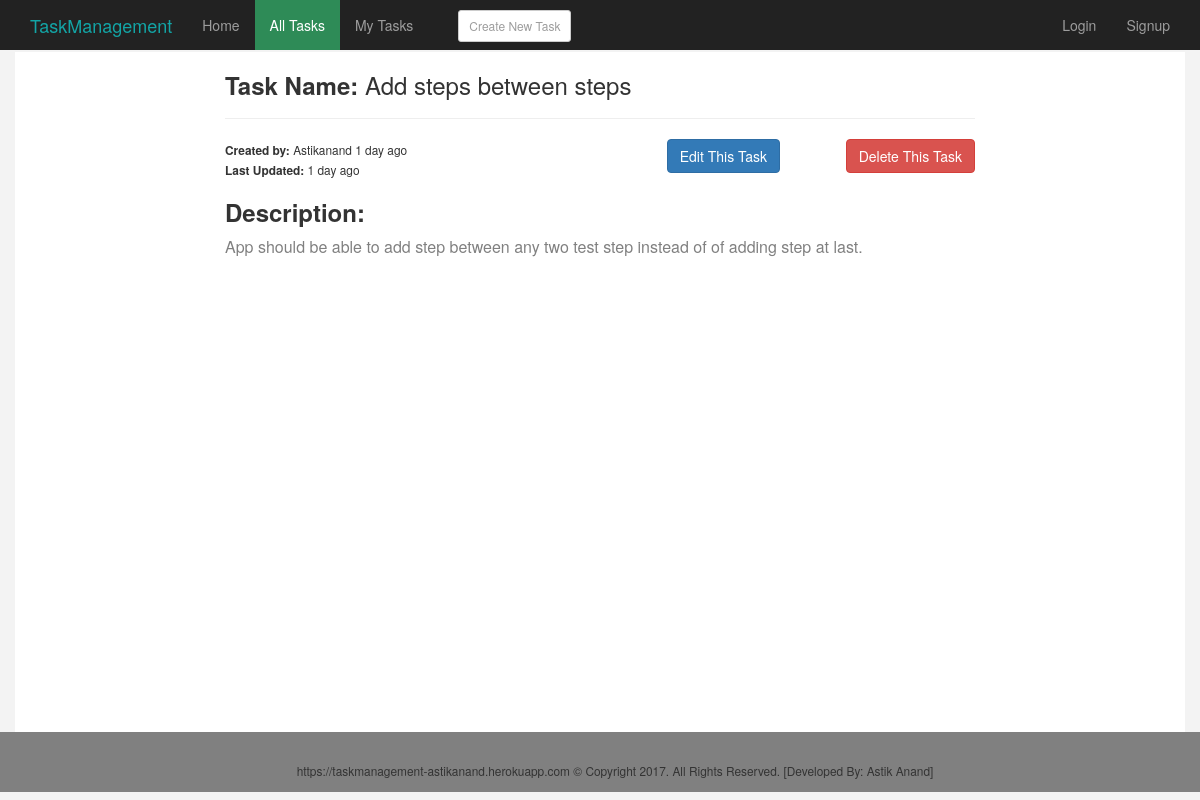
Screenshot of /task/3/detail/ with the database file from the repository.
### task/models.py (models this page shows)
class Task(models.Model):
    name = models.CharField(max_length=100)
    description = models.TextField()
    user = models.ForeignKey(User, on_delete=models.CASCADE, default=1)
    dateCreated = models.DateTimeField('date created', auto_now_add=True)
    dateUpdated = models.DateTimeField('date updated', auto_now=True)

### task/views.py (the view)
# urls.py: url(r'^(?P<taskid>\d+)/detail/$',views.taskDetail, name='taskDetail'),
def taskDetail(request,taskid):
    task = get_object_or_404(Task, id=taskid)
    context={'task':task}
    if (task.user == request.user):
        context['myTaskTabActive'] = True
    else:
        context['allTaskTabActive'] = True
    return render(request, 'task/detail_task.html', context)

### task/templates/task/detail_task.html (shortened to what this page needs)
{% extends 'main/base.html' %}
{% load humanize %}
{% block content %}
    <div class="row">
        <div class="col-md-offset-2 col-md-8">
            {% if task %}
                <h3><b>Task Name: </b>{{task.name}}</h3><hr>
                <div class="row">
                    <div class="col-md-6">
                        <small><b>Created by: </b>{{task.user.username | capfirst}} {{task.dateCreated | naturaltime}}</small><br>
                        <small><b>Last Updated: </b> {{task.dateUpdated|naturaltime}}</h4>
                    </div>
                    <div class="col-md-3">
                        <a href="{% url 'editTask' task.id %}" class="btn btn-primary pull-right">Edit This Task</a>
                    </div>
                    <div class="col-md-3">
                        <a href="{% url 'deleteTask' task.id %}" class="btn btn-danger pull-right">Delete This Task</a>
                    </div>
                </div>
                <h3><b>Description:</b></h3>
                <p>{{task.description | safe}}</p>
            {% else %}
                <h3>Not available</h3>
            {% endif %}
        </div>
    </div>
{% endblock %}

### main/static/main/css/custom.css (style rules this page uses)
body { padding-top: 70px; background: #f3f3f3; }
p { font-size: 16px; color: gray; }

### rows the page displays
Task: name "Add steps between steps", user.username "Astikanand", dateCreated "1 day ago", dateUpdated "1 day ago", description "App should be able to add step between any two test step instead of of adding step at last."
